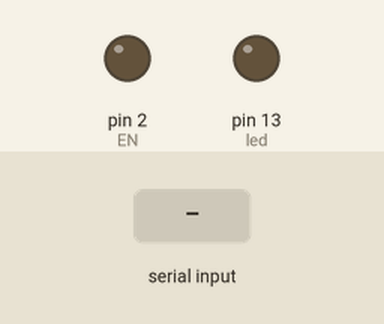
Recording of a sketch running on a simulated Arduino Uno, built with avr-gcc and run on an emulated ATmega328P. Shown: output pins drawn as LEDs (lit = HIGH). Inputs (shaded band) come from the test bench. What the sketch prints to the serial monitor is not drawn.

Above: at 6.1 s.
6.2 s: "1" received over Serial
At 19.3 s:
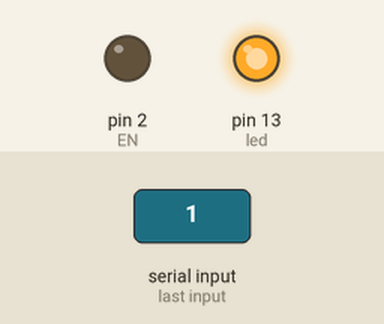
22.7 s: "0" received over Serial
30.8 s: "2" received over Serial
At 38.0 s:
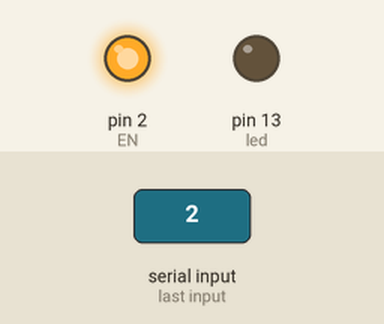
Timing chart, 0 to 39.5 s (numbered marks = the images above; inputs shaded):
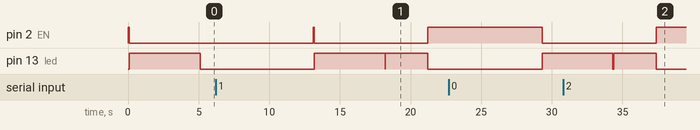

The sketch:

testRS485.ino
```cpp
String request = "01 03 00 00 00 02 C4 0B";
int led = 13;    //定义LED所在灯管脚
unsigned char req[8] = {0x01, 0x03, 0x00, 0x00, 0x00, 0x02, 0xC4, 0x0B};
unsigned char rec[10];
int EN = 2;    //定义RS485扩展板的使能端（2号数字IO口），高电平为发送状态，低电平为接收状态
void setup()
{
  Serial.begin(9600);     //初始化串口
  pinMode(led,OUTPUT);
  pinMode(EN,OUTPUT);
}
void loop()
{
  read_command();
  if(Serial.available() > 0){
    data_return();
  }
  delay(8000);
}

void read_command()
{
  int i;
  digitalWrite(EN,HIGH);//发送
  delay(10);
  for(i = 0; i < 8; i++){
    Serial.write(req[i]);
    Serial.flush();
    delay(10);
  }
  digitalWrite(EN,LOW);//接收
  digitalWrite(led,HIGH);
  delay(5000);
  digitalWrite(led,LOW);
}
void data_return()
{
  int i;
  digitalWrite(EN,LOW);//接收
  delay(10);
  for(i = 0; i < 10; i++){
    if(Serial.available() > 0){
      rec[i] = Serial.read();
      delay(20);
      Serial.print(rec[i],HEX);
      Serial.print(" ");
    }
  }
  Serial.println();
  Serial.println("One detection finished");
  digitalWrite(led,HIGH);
  delay(3000);
  digitalWrite(led,LOW);
  digitalWrite(EN,HIGH);//发送
}
```
